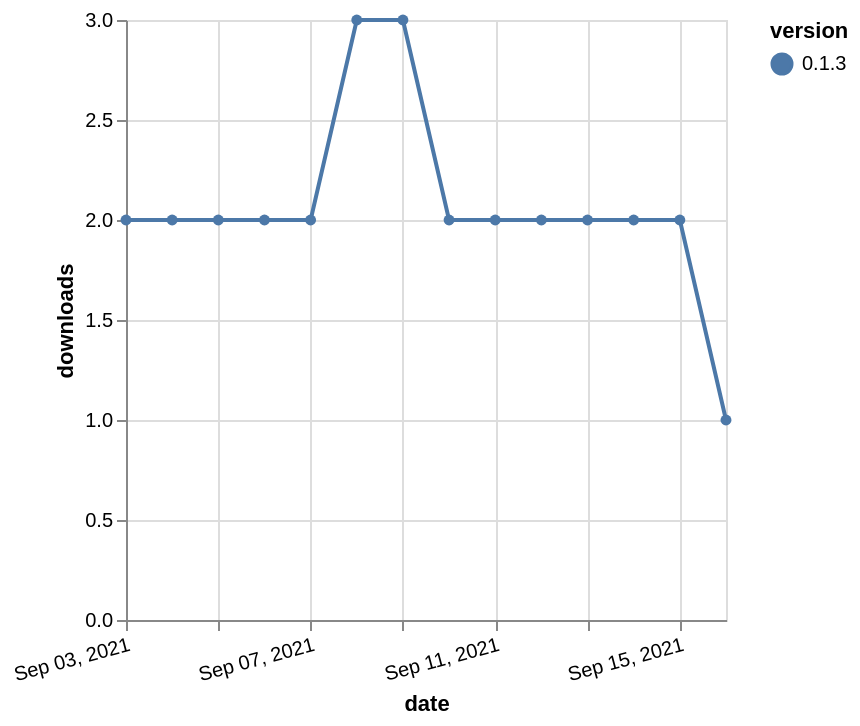

The Vega-Lite source for this figure:
### Vega-Lite specification from a JSON file in a GitHub repository (floating-point values rounded to 4 significant figures)
{"$schema": "https://vega.github.io/schema/vega-lite/v5.json", "description": "A simple bar chart with embedded data.", "data": {"values": [{"date": "2021-09-03", "total": 2574, "delta": 2, "version": "0.1.3"}, {"date": "2021-09-04", "total": 2576, "delta": 2, "version": "0.1.3"}, {"date": "2021-09-05", "total": 2578, "delta": 2, "version": "0.1.3"}, {"date": "2021-09-06", "total": 2580, "delta": 2, "version": "0.1.3"}, {"date": "2021-09-07", "total": 2582, "delta": 2, "version": "0.1.3"}, {"date": "2021-09-08", "total": 2585, "delta": 3, "version": "0.1.3"}, {"date": "2021-09-09", "total": 2588, "delta": 3, "version": "0.1.3"}, {"date": "2021-09-10", "total": 2590, "delta": 2, "version": "0.1.3"}, {"date": "2021-09-11", "total": 2592, "delta": 2, "version": "0.1.3"}, {"date": "2021-09-12", "total": 2594, "delta": 2, "version": "0.1.3"}, {"date": "2021-09-13", "total": 2596, "delta": 2, "version": "0.1.3"}, {"date": "2021-09-14", "total": 2598, "delta": 2, "version": "0.1.3"}, {"date": "2021-09-15", "total": 2600, "delta": 2, "version": "0.1.3"}, {"date": "2021-09-16", "total": 2601, "delta": 1, "version": "0.1.3"}]}, "width": "container", "mark": {"type": "line", "point": {"filled": true}}, "encoding": {"x": {"field": "date", "type": "temporal", "timeUnit": "yearmonthdate", "title": "date", "axis": {"labelAngle": -15}}, "y": {"field": "delta", "type": "quantitative", "title": "downloads"}, "color": {"field": "version", "type": "nominal"}, "tooltip": {"field": "delta"}}}
